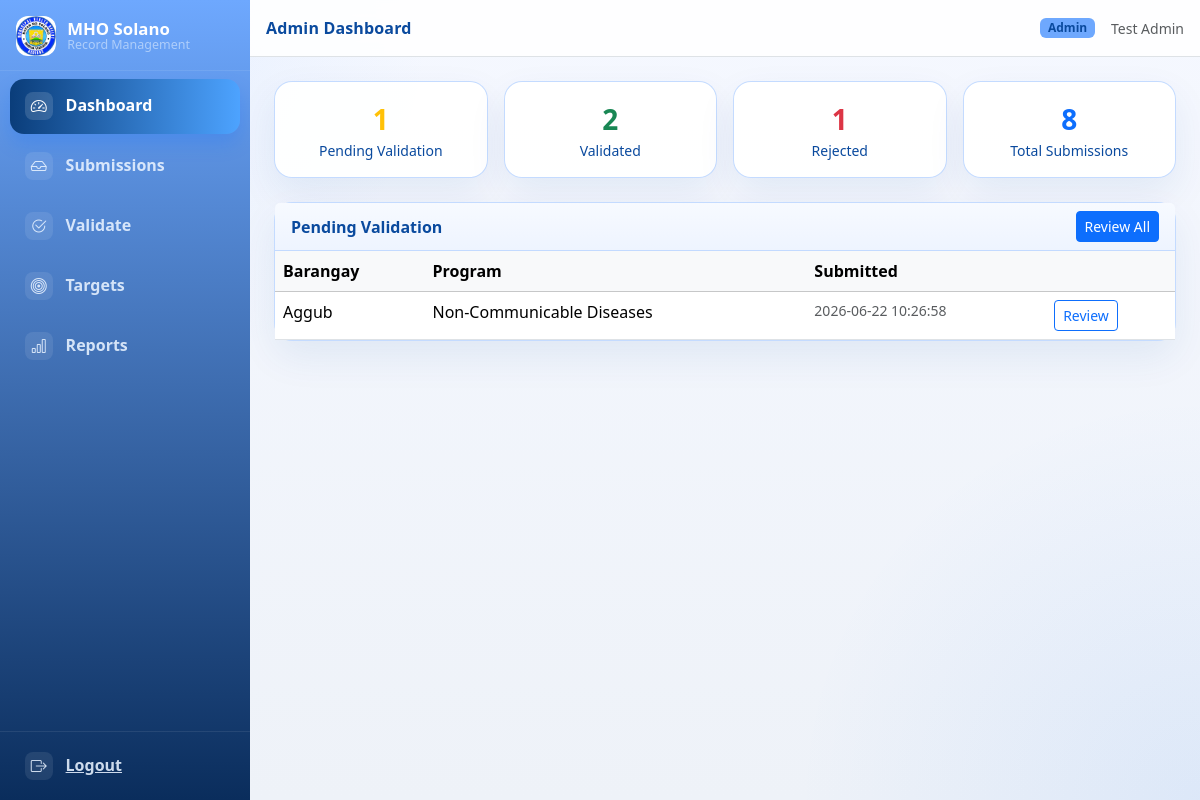
The page /MHO-System/admin/dashboard.php (signed in) on the database its author committed.
### tables this page shows
CREATE TABLE `report_submission`  (
  `id` int UNSIGNED NOT NULL AUTO_INCREMENT,
  `barangay_id` int UNSIGNED NOT NULL,
  `period_id` int UNSIGNED NOT NULL,
  `program_id` int UNSIGNED NOT NULL,
  `report_code` varchar(40) NULL DEFAULT NULL COMMENT 'Format: BRGY-PROGRAM-YYYYMM (e.g. AGG-FP-202612)',
  `status` enum('draft','submitted','validated','rejected') NOT NULL DEFAULT 'draft',
  `submitted_by` int UNSIGNED NULL DEFAULT NULL COMMENT 'FK → users.id (nurse/midwife who submitted)',
  `submitted_at` datetime NULL DEFAULT NULL,
  `validated_by` int UNSIGNED NULL DEFAULT NULL COMMENT 'FK → users.id (admin/doctor who validated)',
  `validated_at` datetime NULL DEFAULT NULL,
  `remarks` text NULL,
  `created_at` datetime NOT NULL DEFAULT current_timestamp,
  `updated_at` datetime NOT NULL DEFAULT current_timestamp ON UPDATE CURRENT_TIMESTAMP,
  PRIMARY KEY (`id`) USING BTREE,
  UNIQUE INDEX `uq_submission`(`barangay_id` ASC, `period_id` ASC, `program_id` ASC) USING BTREE,
  INDEX `fk_sub_period`(`period_id` ASC) USING BTREE,
  INDEX `fk_sub_program`(`program_id` ASC) USING BTREE,
  INDEX `fk_sub_submitted`(`submitted_by` ASC) USING BTREE,
  INDEX `fk_sub_validated`(`validated_by` ASC) USING BTREE,
  UNIQUE INDEX `idx_report_submission_code`(`report_code` ASC) USING BTREE,
  CONSTRAINT `fk_sub_brgy` FOREIGN KEY (`barangay_id`) REFERENCES `barangay` (`id`) ON DELETE RESTRICT ON UPDATE RESTRICT,
  CONSTRAINT `fk_sub_period` FOREIGN KEY (`period_id`) REFERENCES `report_period` (`id`) ON DELETE RESTRICT ON UPDATE RESTRICT,
  CONSTRAINT `fk_sub_program` FOREIGN KEY (`program_id`) REFERENCES `health_program` (`id`) ON DELETE RESTRICT ON UPDATE RESTRICT,
  CONSTRAINT `fk_sub_submitted` FOREIGN KEY (`submitted_by`) REFERENCES `users` (`id`) ON DELETE SET NULL ON UPDATE RESTRICT,
  CONSTRAINT `fk_sub_validated` FOREIGN KEY (`validated_by`) REFERENCES `users` (`id`) ON DELETE SET NULL ON UPDATE RESTRICT
);

CREATE TABLE `barangay`  (
  `id` int UNSIGNED NOT NULL AUTO_INCREMENT,
  `name` varchar(100) NOT NULL,
  `code` varchar(10) NULL DEFAULT NULL COMMENT 'Short code used in report references (e.g. AGG)',
  `municipality` varchar(100) NOT NULL DEFAULT 'Cauayan',
  `province` varchar(100) NOT NULL DEFAULT 'Isabela',
  `is_active` tinyint(1) NOT NULL DEFAULT 1,
  PRIMARY KEY (`id`) USING BTREE,
  UNIQUE INDEX `uq_barangay_name`(`name` ASC) USING BTREE
);

CREATE TABLE `health_program`  (
  `id` int UNSIGNED NOT NULL AUTO_INCREMENT,
  `code` varchar(20) NOT NULL,
  `name` varchar(150) NOT NULL,
  PRIMARY KEY (`id`) USING BTREE,
  UNIQUE INDEX `uq_program_code`(`code` ASC) USING BTREE
);

### MHO-System/includes/functions.php (called while the page is built, shortened)
<?php
function e(?string $value): string
{
    return htmlspecialchars((string) $value, ENT_QUOTES, 'UTF-8');
}
function baseUrl(string $path = ''): string
{
    $base = defined('APP_BASE') ? APP_BASE : '';
    return $base . ($path ? '/' . ltrim($path, '/') : '');
}
function roleUrl(string $role, string $page = 'dashboard.php'): string
{
    return baseUrl($role . '/' . $page);
}

### MHO-System/admin/dashboard.php (the view, shortened to what this page needs)
<?php
$db = getDB();
$pending = (int) $db->query("SELECT COUNT(*) FROM report_submission WHERE status = 'submitted'")->fetchColumn();
$validated = (int) $db->query("SELECT COUNT(*) FROM report_submission WHERE status = 'validated'")->fetchColumn();
$rejected = (int) $db->query("SELECT COUNT(*) FROM report_submission WHERE status = 'rejected'")->fetchColumn();
$total = (int) $db->query('SELECT COUNT(*) FROM report_submission')->fetchColumn();
$recent = $db->query(
    "SELECT rs.id, b.name AS barangay, hp.name AS program, rs.status, rs.submitted_at
     FROM report_submission rs
     JOIN barangay b ON b.id = rs.barangay_id
     JOIN health_program hp ON hp.id = rs.program_id
     WHERE rs.status = 'submitted'
     ORDER BY rs.submitted_at DESC LIMIT 10"
)->fetchAll();
require_once __DIR__ . '/../includes/header.php';
?>
<div class="row g-3 mb-4">
    <div class="col-6 col-md-3">
        <div class="card stat-card shadow-sm text-center">
            <div class="card-body py-3">
                <div class="fs-3 fw-bold text-warning"><?= $pending ?></div>
                <div class="small text-muted">Pending Validation</div>
            </div>
        </div>
    </div>
    <div class="col-6 col-md-3">
        <div class="card stat-card shadow-sm text-center">
            <div class="card-body py-3">
                <div class="fs-3 fw-bold text-success"><?= $validated ?></div>
                <div class="small text-muted">Validated</div>
            </div>
        </div>
    </div>
    <div class="col-6 col-md-3">
        <div class="card stat-card shadow-sm text-center">
            <div class="card-body py-3">
                <div class="fs-3 fw-bold text-danger"><?= $rejected ?></div>
                <div class="small text-muted">Rejected</div>
            </div>
        </div>
    </div>
    <div class="col-6 col-md-3">
        <div class="card stat-card shadow-sm text-center">
            <div class="card-body py-3">
                <div class="fs-3 fw-bold text-primary"><?= $total ?></div>
                <div class="small text-muted">Total Submissions</div>
            </div>
        </div>
    </div>
</div>
<div class="card shadow-sm">
    <div class="card-header bg-white d-flex justify-content-between align-items-center">
        <span class="fw-semibold">Pending Validation</span>
        <a href="<?= e(roleUrl('admin', 'validate.php')) ?>" class="btn btn-sm btn-primary">Review All</a>
    </div>
    <div class="table-responsive">
        <table class="table table-hover mb-0">
            <thead class="table-light"><tr><th>Barangay</th><th>Program</th><th>Submitted</th><th></th></tr></thead>
            <tbody>
                <?php if (empty($recent)): ?>
                <tr><td colspan="4" class="text-center text-muted py-4">No pending submissions.</td></tr>
                <?php else: foreach ($recent as $r): ?>
                <tr>
                    <td><?= e($r['barangay']) ?></td>
                    <td><?= e($r['program']) ?></td>
                    <td class="small text-muted"><?= e($r['submitted_at'] ?? '—') ?></td>
                    <td>
                        <a href="<?= e(roleUrl('admin', 'validate.php?id=' . $r['id'])) ?>" class="btn btn-sm btn-outline-primary">Review</a>
                    </td>
                </tr>
                <?php endforeach; endif; ?>
            </tbody>
        </table>
    </div>
</div>
<?php require_once __DIR__ . '/../includes/footer.php'; ?>

### MHO-System/assets/css/base.css (style rules this page uses)
:root { --mho-primary: #0d6efd; --sidebar-width: 250px; }
body { background-color: #f4f6f9; font-family: 'Segoe UI', system-ui, sans-serif; --role-accent: #1d9e75; --role-accent-dark: #085041; --role-accent-light: #5dcaa5; --role-accent-soft: #e8f5f1; --role-accent-border: rgba(194, 232, 216, 0.9); --role-text-color: inherit; --role-sidebar-start: #4be7a0; --role-sidebar-end: #012b1a; --role-sidebar-link: rgba(232, 248, 242, 0.84); --role-sidebar-hover-start: #023928; --role-sidebar-hover-end: #2fbf8a; --role-sidebar-section: rgba(232, 248, 242, 0.42); --role-sidebar-subtitle: rgba(232, 248, 242, 0.52); --role-brand-mark: linear-gradient(135deg, #29bf8c, #1d9e75); --role-navbar-bg: #fff; --role-card-border: var(--role-accent-border); --role-card-header-bg: linear-gradient(180deg, #f7fffc 0%, #eefaf5 100%); --role-heading-font: inherit; }
.stat-card { border: none; border-radius: 10px; transition: transform 0.15s; }

### MHO-System/assets/css/admin.css (style rules this page uses)
body.role-admin { --role-accent: #0d6efd; --role-accent-dark: #0a4a9e; --role-accent-light: #6ea8fe; --role-accent-soft: #e7f1ff; --role-accent-border: rgba(190, 215, 255, 0.9); --role-text-color: #0a4a9e; --role-sidebar-start: #6ea8fe; --role-sidebar-end: #0a2d5c; --role-sidebar-link: rgba(232, 242, 255, 0.88); --role-sidebar-hover-start: #0a3d7a; --role-sidebar-hover-end: #4da3ff; --role-sidebar-section: rgba(232, 242, 255, 0.45); --role-sidebar-subtitle: rgba(232, 242, 255, 0.55); --role-brand-mark: linear-gradient(135deg, #4da3ff, #0d6efd); --role-card-header-bg: linear-gradient(180deg, #f7faff 0%, #eef4ff 100%); --role-heading-font: Georgia, 'Times New Roman', serif; background: radial-gradient(circle at top left, rgba(110, 168, 254, 0.14), transparent 30%), radial-gradient(circle at bottom right, rgba(13, 110, 253, 0.08), transparent 28%), linear-gradient(180deg, #f5f8ff 0%, #eef2f8 100%); color: var(--role-text-color); }
body.role-admin .card { border: 1px solid var(--role-accent-border); border-radius: 18px; box-shadow: 0 16px 38px color-mix(in srgb, var(--role-accent-dark) 8%, transparent) !important; }
body.role-admin .card-header { background: var(--role-card-header-bg) !important; color: var(--role-accent-dark); border-bottom: 1px solid var(--role-accent-border); }
body.role-admin .stat-card { background: rgba(255, 255, 255, 0.92); }
body.role-admin .stat-card .text-muted, body.role-admin .stat-card .fs-4 { color: var(--role-accent-dark) !important; }
body.role-admin .btn-outline-primary { border-color: var(--role-accent); color: var(--role-accent); }

### rows shown on the page
report_submission: barangay.name "Aggub", program.name "Non-Communicable Diseases", submitted_at "2026-06-22 10:26:58"

### other values the page prints
$item['label'] "Dashboard"
$item['label'] "Submissions"
$item['label'] "Validate"
$item['label'] "Targets"
$item['label'] "Reports"
$pageTitle "Admin Dashboard"
$role "Admin"
$_SESSION['full_name'] "Test Admin"
$pending "1"
$validated "2"
$rejected "1"
$total "8"
